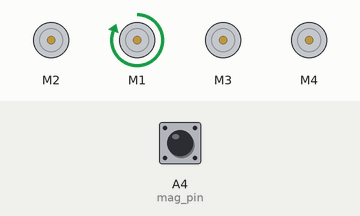
The sketch below on a simulated Arduino Uno, built with avr-gcc and run on an emulated ATmega328P. Parts: 4 × DC motor (green arrow = forward, orange = backward, longer = faster). The test bench sets the inputs (shaded band); at power-on: A4 (mag_pin) HIGH. What the sketch prints to the serial monitor is not drawn.

Above: at 0.1 s.
Timing chart, 0 to 1.6 s (numbered marks = the images above):
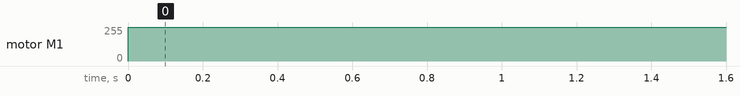

The sketch:

TestingEncoderWithWheels.ino
```cpp
#include <AFMotor.h>

#define mag_pin A4

AF_DCMotor FL(2);
AF_DCMotor FR(1);
AF_DCMotor BL(3);
AF_DCMotor BR(4);

const int numReadings = 10;

float readings[numReadings];
float average = 0;
float total = 0;
int readingIndex = 0;

bool curState = 0;
bool prevState = 0;

float timeDiff = 0;
float lastSwitchTime = 0;

float revPerSec = 0;

float timeoutThresh = 300;

void setup() {
  pinMode(mag_pin, INPUT);
  digitalWrite(mag_pin, HIGH);

  prevState =  digitalRead(mag_pin);
  lastSwitchTime = millis();

  FL.setSpeed(200);
  FR.setSpeed(200);
  BL.setSpeed(200);
  BR.setSpeed(200);

  FL.run(RELEASE);
  FR.run(RELEASE);
  BL.run(RELEASE);
  BR.run(RELEASE);

  Serial.begin(9600);
}

// Turn right motor forword
void rightF() {
  FR.run(FORWARD);
  BR.run(FORWARD);
}

// Turn left motor forword
void leftF() {
  FL.run(FORWARD);
  BL.run(FORWARD);
}

// Turn right motor backword
void rightB() {
  FR.run(BACKWARD);
  BR.run(BACKWARD);
}

// Turn left motor backword
void leftB() {
  FL.run(BACKWARD);
  BL.run(BACKWARD);
}

void stopAll(){
  FL.run(RELEASE);
  FR.run(RELEASE);
  BL.run(RELEASE);
  BR.run(RELEASE);
}

void loop() {
  curState =  digitalRead(mag_pin);

  if (prevState != curState){
    timeDiff = ((float)millis()) - lastSwitchTime;
    lastSwitchTime = (float)millis();
    revPerSec = (1.0/8.0) / (timeDiff / 1000.0);
    readings[readingIndex] = revPerSec;
    total = 0;
    for(int i = 0; i < numReadings; i++){
      total = total + readings[i];
    }
    average = total / numReadings;
    readingIndex++;
    if(readingIndex >= numReadings) readingIndex = 0;
  }

  else if(((float)millis()) - lastSwitchTime > timeoutThresh){
    for(int i = 0; i < numReadings; i++){
      readings[i] = 0.0;
      average = 0.0;
      total = 0.0;
    }
  }

    rightF();
    leftF();

    FR.setSpeed(255);
    FL.setSpeed(0);
    BR.setSpeed(0);
    BL.setSpeed(0);

  Serial.println(average);

  prevState = curState;
}
```

Measured:
- by itself, motor M1: stopped → forward 255/255 at 0.00 s
